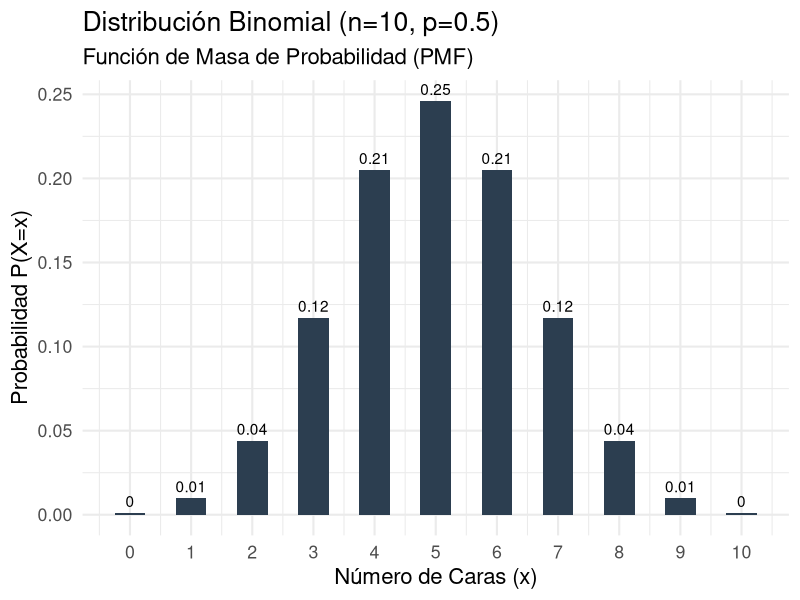
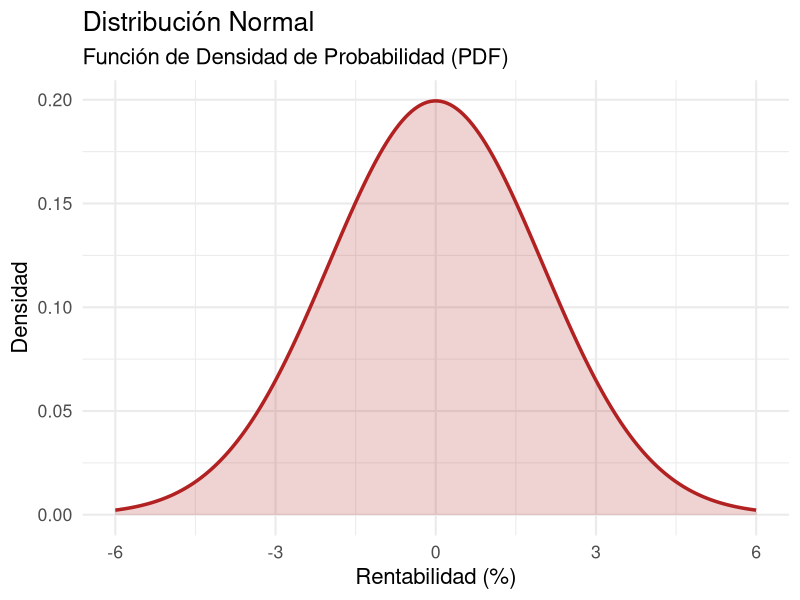
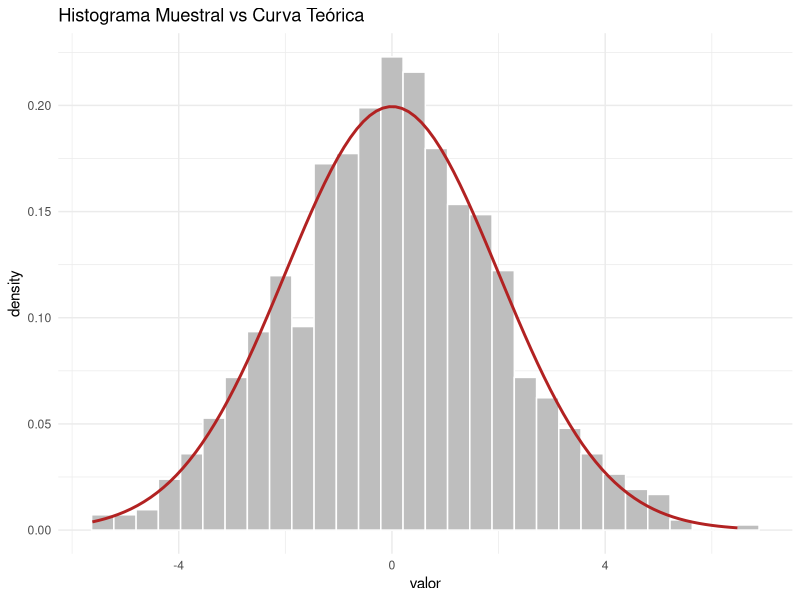

R code for these plots, in order:
## ---- chunk 1
#| label: data-binom
library(tidyverse)
library(kableExtra) # Opcional para tablas bonitas

# Parámetros
n <- 10
p <- 0.5

# Crear el data frame con la distribución
df_binom <- tibble(
  x = 0:n,
  prob = dbinom(x, size = n, prob = p)
)

# Mostrar primeros valores
df_binom
## ---- chunk 2
#| label: plot-binom
#| output-location: slide

ggplot(df_binom, aes(x = x, y = prob)) +
  geom_col(fill = "#2c3e50", width = 0.5) +
  geom_text(aes(label = round(prob, 2)), vjust = -0.5) +
  scale_x_continuous(breaks = 0:10) +
  labs(
    title = "Distribución Binomial (n=10, p=0.5)",
    subtitle = "Función de Masa de Probabilidad (PMF)",
    x = "Número de Caras (x)",
    y = "Probabilidad P(X=x)"
  ) +
  theme_minimal(base_size = 16)
## ---- chunk 3
# pbinom calcula la cola izquierda acumulada
prob_acum <- pbinom(q = 3, size = 10, prob = 0.5)

print(paste("La probabilidad de X <= 3 es:", prob_acum))
## ---- chunk 4
#| label: data-norm

# Parámetros
mu <- 0
sigma <- 2

# Generar secuencia para el eje X (teórico)
x_vals <- seq(-6, 6, length.out = 200)

df_norm <- tibble(
  rentabilidad = x_vals,
  densidad = dnorm(x_vals, mean = mu, sd = sigma)
)
## ---- chunk 5
#| label: plot-norm
#| output-location: slide

ggplot(df_norm, aes(x = rentabilidad, y = densidad)) +
  geom_line(color = "firebrick", size = 1.2) +
  geom_area(fill = "firebrick", alpha = 0.2) +
  labs(
    title = "Distribución Normal",
    subtitle = "Función de Densidad de Probabilidad (PDF)",
    x = "Rentabilidad (%)",
    y = "Densidad"
  ) +
  theme_minimal(base_size = 16)
## ---- chunk 6
#| label: sim-norm
set.seed(123)

# Simular 1000 días de rentabilidad
simulacion <- tibble(
  valor = rnorm(1000, mean = 0, sd = 2)
)

# Comparar
tibble(
  Estadistico = c("Media", "Desviación"),
  Teorico = c(0, 2),
  Simulado = c(mean(simulacion$valor), sd(simulacion$valor))
)
## ---- chunk 7
#| label: plot-sim
#| output-location: slide

ggplot(simulacion, aes(x = valor)) +
  geom_histogram(aes(y = ..density..), bins = 30, fill = "gray", color="white") +
  stat_function(fun = dnorm, args = list(mean = 0, sd = 2), 
                color = "firebrick", size = 1) +
  labs(title = "Histograma Muestral vs Curva Teórica") +
  theme_minimal()
